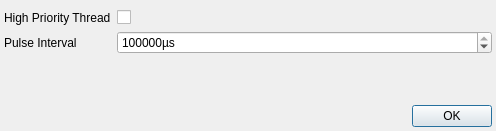
<?xml version="1.0" encoding="UTF-8"?>
<ui version="4.0">
 <class>ClockSettingsDialog</class>
 <widget class="QDialog" name="ClockSettingsDialog">
  <property name="geometry">
   <rect>
    <x>0</x>
    <y>0</y>
    <width>496</width>
    <height>131</height>
   </rect>
  </property>
  <property name="windowTitle">
   <string>Run Command - Settings</string>
  </property>
  <layout class="QVBoxLayout" name="verticalLayout">
   <property name="spacing">
    <number>4</number>
   </property>
   <property name="leftMargin">
    <number>4</number>
   </property>
   <property name="topMargin">
    <number>4</number>
   </property>
   <property name="rightMargin">
    <number>4</number>
   </property>
   <property name="bottomMargin">
    <number>4</number>
   </property>
   <item>
    <layout class="QFormLayout" name="formLayout">
     <property name="horizontalSpacing">
      <number>6</number>
     </property>
     <property name="verticalSpacing">
      <number>6</number>
     </property>
     <property name="topMargin">
      <number>6</number>
     </property>
     <item row="1" column="0">
      <widget class="QLabel" name="pulseIntervalLabel">
       <property name="text">
        <string>Pulse Interval</string>
       </property>
      </widget>
     </item>
     <item row="1" column="1">
      <widget class="QSpinBox" name="pulseIntervalSpinBox">
       <property name="suffix">
        <string>µs</string>
       </property>
       <property name="minimum">
        <number>10</number>
       </property>
       <property name="maximum">
        <number>60000000</number>
       </property>
       <property name="value">
        <number>500000</number>
       </property>
      </widget>
     </item>
     <item row="0" column="0">
      <widget class="QLabel" name="highPriorityThreadLabel">
       <property name="text">
        <string>High Priority Thread</string>
       </property>
      </widget>
     </item>
     <item row="0" column="1">
      <widget class="QCheckBox" name="hpThreadCheckBox"/>
     </item>
    </layout>
   </item>
   <item>
    <widget class="QDialogButtonBox" name="buttonBox">
     <property name="orientation">
      <enum>Qt::Horizontal</enum>
     </property>
     <property name="standardButtons">
      <set>QDialogButtonBox::Ok</set>
     </property>
    </widget>
   </item>
  </layout>
 </widget>
 <resources/>
 <connections>
  <connection>
   <sender>buttonBox</sender>
   <signal>accepted()</signal>
   <receiver>ClockSettingsDialog</receiver>
   <slot>accept()</slot>
   <hints>
    <hint type="sourcelabel">
     <x>248</x>
     <y>254</y>
    </hint>
    <hint type="destinationlabel">
     <x>157</x>
     <y>274</y>
    </hint>
   </hints>
  </connection>
  <connection>
   <sender>buttonBox</sender>
   <signal>rejected()</signal>
   <receiver>ClockSettingsDialog</receiver>
   <slot>reject()</slot>
   <hints>
    <hint type="sourcelabel">
     <x>316</x>
     <y>260</y>
    </hint>
    <hint type="destinationlabel">
     <x>286</x>
     <y>274</y>
    </hint>
   </hints>
  </connection>
 </connections>
</ui>
